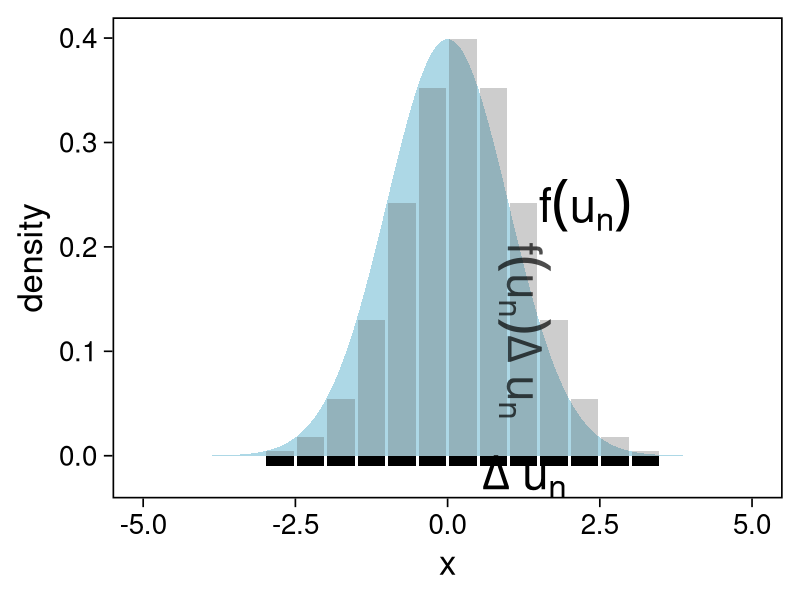
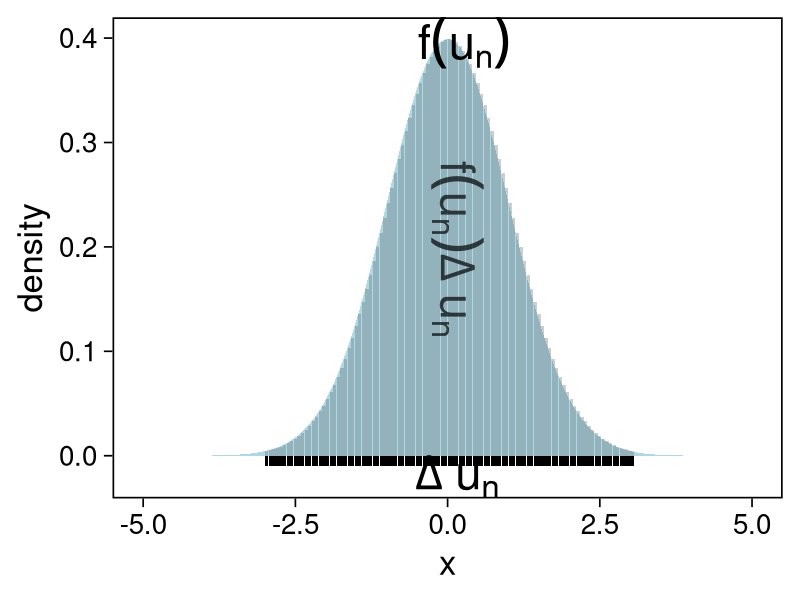
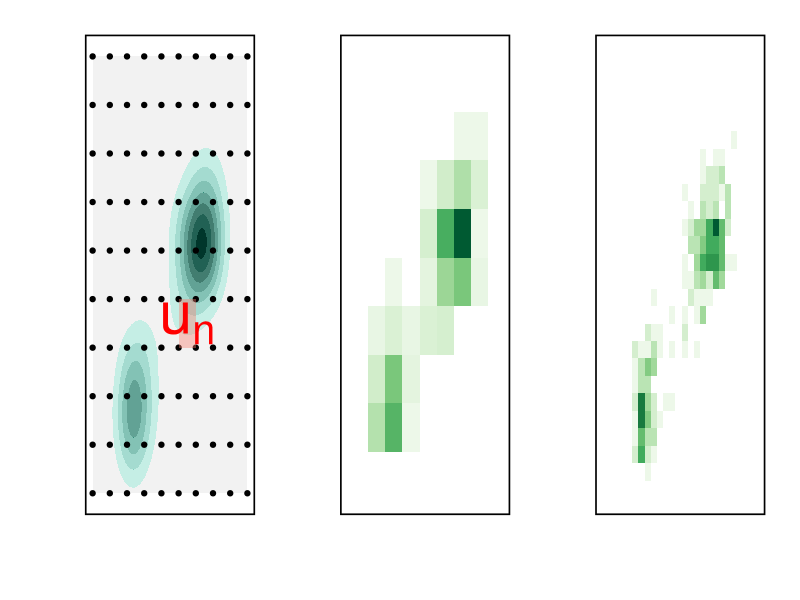
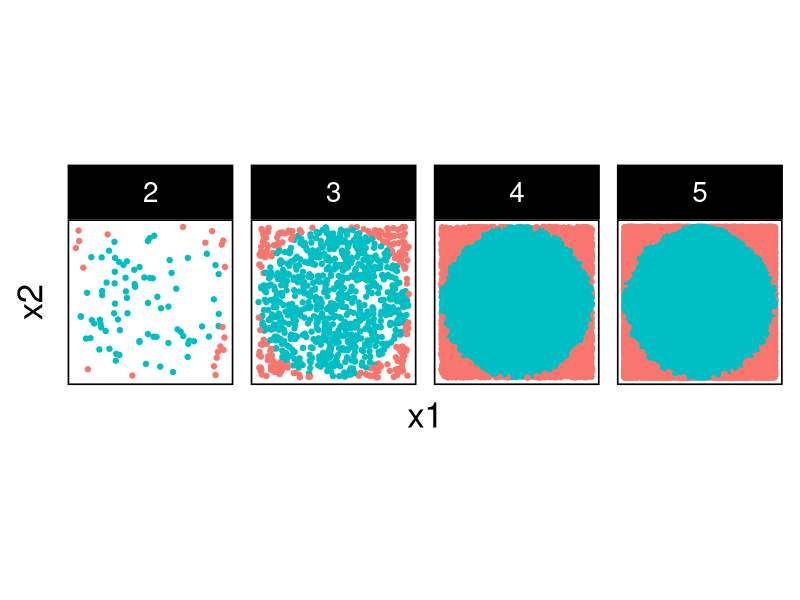
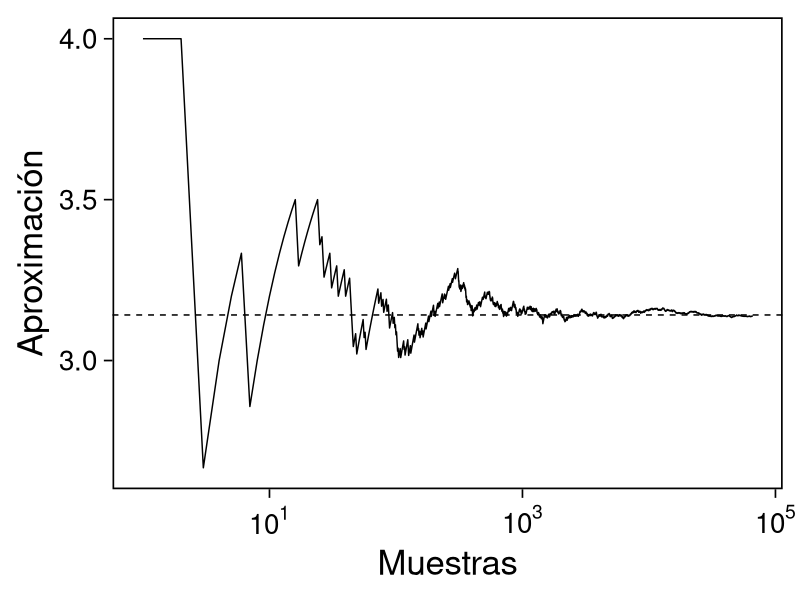
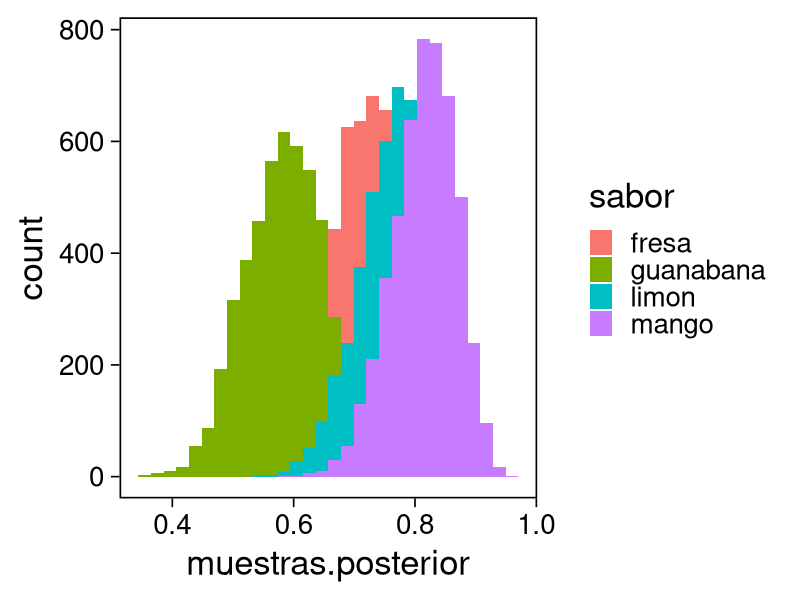
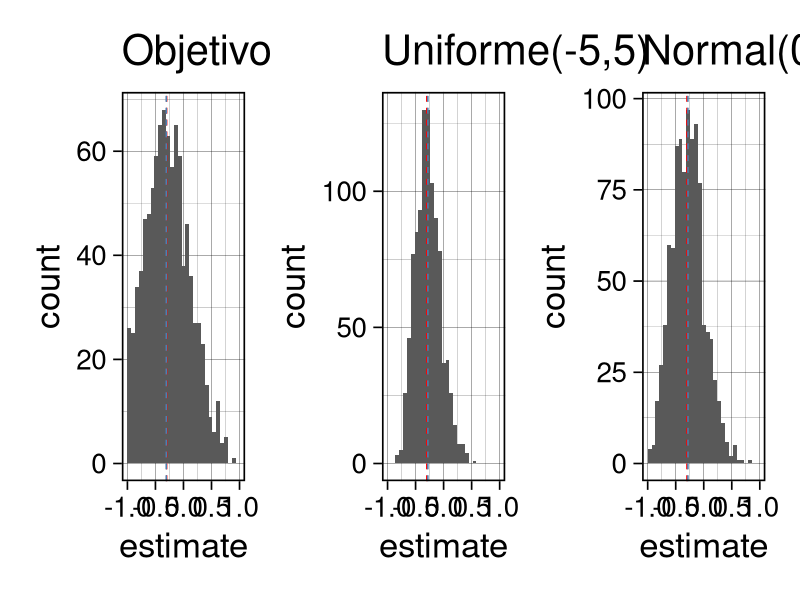

The R script that drew these images, in order:
## Setup --------------------------------------------------

library(tidyverse)
library(patchwork)
library(scales)
## Cambia el default del tamaño de fuente 
theme_set(theme_linedraw(base_size = 25))

## Cambia el número de decimales para mostrar
options(digits = 2)

sin_lineas <- theme(panel.grid.major = element_blank(),
                    panel.grid.minor = element_blank())
color.itam  <- c("#00362b","#004a3b", "#00503f", "#006953", "#008367", "#009c7b", "#00b68f", NA)

sin_lineas <- theme(panel.grid.major = element_blank(), panel.grid.minor = element_blank())
sin_leyenda <- theme(legend.position = "none")
sin_ejes <- theme(axis.ticks = element_blank(), 
      axis.text = element_blank())

## Ejemplo de integracion numerica -----------------------

grid.n          <- 11                 # Número de celdas 
grid.size       <- 6/(grid.n+1)       # Tamaño de celdas en el intervalo [-3, 3]
norm.cuadrature <- tibble(x = seq(-3, 3, by = grid.size), y = dnorm(x) )


norm.density <- tibble(x = seq(-5, 5, by = .01), 
       y = dnorm(x) )

norm.cuadrature |>
  ggplot(aes(x=x + grid.size/2, y=y)) + 
  geom_area(data = norm.density, aes(x = x, y = y), fill = 'lightblue') + 
  geom_bar(stat="identity", alpha = .3) + 
  geom_bar(aes(x = x + grid.size/2, y = -0.01), fill = 'black', stat="identity") + 
  sin_lineas + xlab('x') + ylab("density") + 
  annotate('text', label = expression(Delta~u[n]),
           x = .01 + 5 * grid.size/2, y = -.02, size = 12) + 
  annotate('text', label = expression(f(u[n]) ),
           x = .01 + 9 * grid.size/2, y = dnorm(.01 + 4 * grid.size/2), size = 12) + 
  annotate('text', label = expression(f(u[n]) * Delta~u[n]), 
           x = .01 + 5 * grid.size/2, y = dnorm(.01 + 4 * grid.size/2)/2, 
           angle = -90, alpha = .7, size = 12)

grid.n          <- 101                 # Número de celdas 
grid.size       <- 6/(grid.n+1)       # Tamaño de celdas en el intervalo [-3, 3]
norm.cuadrature <- tibble(x = seq(-3, 3, by = grid.size), y = dnorm(x) )

norm.cuadrature |>
    ggplot(aes(x=x + grid.size/2, y=y)) + 
    geom_area(data = norm.density, aes(x = x, y = y), fill = 'lightblue') + 
    geom_bar(stat="identity", alpha = .3) + 
    geom_bar(aes(x = x + grid.size/2, y = -0.01), fill = 'black', stat="identity") + 
    sin_lineas + xlab('x') + ylab("density") + 
    annotate('text', label = expression(Delta~u[n]),
             x = .01 + 5 * grid.size/2, y = -.02, size = 12) + 
    annotate('text', label = expression(f(u[n]) ),
             x = .01 + 9 * grid.size/2, y = dnorm(.01 + 4 * grid.size/2), size = 12) + 
    annotate('text', label = expression(f(u[n]) * Delta~u[n]), 
             x = .01 + 5 * grid.size/2, y = dnorm(.01 + 4 * grid.size/2)/2, 
             angle = -90, alpha = .7, size = 12)

crear_log_post <- function(n, k){
  function(theta){
    verosim <- k * log(theta) + (n - k) * log(1 - theta)
    inicial <- log(theta)
    verosim + inicial
  }
}

# observamos 3 éxitos en 4 pruebas:
log_post <- crear_log_post(4, 3)
prob_post <- function(x) { exp(log_post(x))}
# integramos numéricamente
p_x <- integrate(prob_post, lower = 0, upper = 1, subdivisions = 100L)
p_x

media_funcion <- function(theta){
  theta * prob_post(theta) / p_x$value
}
integral_media <- integrate(media_funcion,
                            lower = 0, upper = 1,
                            subdivisions = 100L)
media_post <- integral_media$value 
c(Numerico = media_post, Analitico = 5/(2+5))

canvas <- ggplot(faithful, aes(x = eruptions, y = waiting)) +
     xlim(0.5, 6) +
     ylim(40, 110)

    grid.size <- 10 - 1

    mesh <- expand.grid(x = seq(0.5, 6, by = (6-.5)/grid.size),
                        y = seq(40, 110, by = (110-40)/grid.size))

  g1 <- canvas +
      geom_density_2d_filled(aes(alpha = ..level..), bins = 8) +
      scale_fill_manual(values = rev(color.itam)) + 
      sin_lineas + theme(legend.position = "none") +
      geom_point(data = mesh, aes(x = x, y = y)) + 
      annotate("rect", xmin = .5 + 5 * (6-.5)/grid.size, 
                xmax = .5 + 6 * (6-.5)/grid.size, 
                ymin = 40 + 3 * (110-40)/grid.size, 
                ymax = 40 + 4 * (110-40)/grid.size,
                linestyle = 'dashed', 
               fill = 'salmon', alpha = .4) + ylab("") + xlab("") + 
      annotate('text', x = .5 + 5.5 * (6-.5)/grid.size, 
                       y = 40 + 3.5 * (110-40)/grid.size, 
               label = expression(u[n]), color = 'red', size = 15) +
        theme(axis.ticks = element_blank(), 
            axis.text = element_blank())


  g2 <- canvas + 
      stat_bin2d(aes(fill = after_stat(density)), binwidth = c((6-.5)/grid.size, (110-40)/grid.size)) +
      sin_lineas + theme(legend.position = "none") +
      theme(axis.ticks = element_blank(), 
              axis.text = element_blank()) +
      scale_fill_distiller(palette = "Greens", direction = 1) + 
      sin_lineas + theme(legend.position = "none") +
      ylab("") + xlab("")

  g3 <- canvas + 
      stat_bin2d(aes(fill = after_stat(density)), binwidth = c((6-.5)/25, (110-40)/25)) +
      sin_lineas + theme(legend.position = "none") +
      theme(axis.ticks = element_blank(), 
              axis.text = element_blank()) +
      scale_fill_distiller(palette = "Greens", direction = 1) + 
      sin_lineas + theme(legend.position = "none") +
      ylab("") + xlab("")

g1 + g2 + g3

## Integración Monte Carlo ----------------------------------- 
genera_dardos <- function(n = 100){
    tibble(x1 = runif(n, min = -1, max = 1), 
           x2 = runif(n, min = -1, max = 1)) %>% 
      mutate(resultado = ifelse(x1**2 + x2**2 <= 1., 1., 0.))
  }

  dardos <- tibble(n = seq(2,5)) %>% 
    mutate(datos = map(10**n, genera_dardos)) %>% 
    unnest() 

  dardos %>% 
    ggplot(aes(x = x1, y = x2)) + 
      geom_point(aes(color = factor(resultado))) + 
      facet_wrap(~n, nrow = 1) +  
    sin_lineas + sin_ejes + sin_leyenda + coord_equal()

dardos |>
  group_by(n) |>
  summarise(aprox = 4 * mean(resultado)) |>
  as.data.frame()

set.seed(1087)

genera_dardos(n = 2**16) %>% 
  mutate(n = seq(1, 2**16), 
         approx = cummean(resultado) * 4) %>% 
  ggplot(aes(x = n, y = approx)) + 
    geom_line() + 
    geom_hline(yintercept = pi, linetype = 'dashed') + 
    scale_x_continuous(trans='log10', 
                       labels = trans_format("log10", math_format(10^.x))) + 
  ylab('Aproximación') + xlab("Muestras") + sin_lineas

### Ejemplo proporciones ------------------

theta <- rbeta(10000, 5, 2)
media_post <- mean(theta)
momento_2_post <- mean(theta^2)
c(mu_1 = media_post, mu_2 = momento_2_post)

mean(exp(theta) > 2)

### Ejemplo helados -------------------------

datos <- tibble(
  sabor = c("fresa", "limon", "mango", "guanabana"),
  n = c(50, 45, 51, 50), gusto = c(36, 35, 42, 29)) %>% 
  mutate(prop_gust = gusto / n)

datos |>
as.data.frame()

datos <- datos |>
  mutate(a_post = gusto + 2,
         b_post = n - gusto + 1,
         media_post = a_post/(a_post + b_post))
datos |>
  as.data.frame()

modelo_beta <- function(params, n = 5000){
  rbeta(n, params$alpha, params$beta)
}

## Generamos muestras de la posterior
paletas <- datos |>
  mutate(alpha = a_post, beta = b_post) |>
  nest(params.posterior = c(alpha, beta)) |>
  mutate(muestras.posterior = map(params.posterior, modelo_beta)) |>
  select(sabor, muestras.posterior)

paletas |>
  unnest(muestras.posterior) |>
  ggplot(aes(muestras.posterior)) +
  geom_histogram(aes(fill = sabor), position = "identity" ) +
  sin_lineas

## Utilizamos el metodo Monte Carlo para aproximar la integral. 
paletas |>
  unnest(muestras.posterior) |>
  mutate(id = rep(seq(1, 5000), 4)) |> group_by(id) |>
  summarise(favorito = sabor[which.max(muestras.posterior)]) |>
  group_by(favorito) |> tally() |>
  mutate(prop = n/sum(n)) |>
  as.data.frame()

crea_mezcla <- function(weights){
    function(x){
      weights$w1 * dnorm(x, mean = -1.5, sd = .5) +
        weights$w2 * dnorm(x, mean = 1.5, sd = .7)
    }
  }
objetivo <- crea_mezcla(list(w1 = .6, w2 = .4))

muestras_mezcla <- function(id){
  n <- 100
  tibble(u = runif(n)) |>
    mutate(muestras = ifelse(u <= .6,
                             rnorm(1, -1.5, sd = .5),
                             rnorm(1,  1.5, sd = .7))) |>
    pull(muestras)
}

muestras.mezcla <- tibble(id = 1:1000) |>
  mutate(muestras  = map(id, muestras_mezcla)) |>
  unnest(muestras) |>
  group_by(id) |>
  summarise(estimate = mean(muestras))

g0 <- muestras.mezcla |>
  ggplot(aes(estimate)) +
  geom_histogram() +
  geom_vline(xintercept = -1.5 * .6 + 1.5 * .4, lty = 2, color = 'red') +
  geom_vline(xintercept = mean(muestras.mezcla$estimate), lty = 2, color = 'steelblue') +
  xlim(-1, 1) +
  ggtitle("Objetivo")

muestras_uniforme <- function(id){
  n <- 100
  runif(n, -5, 5)
}

muestras.uniforme <- tibble(id = 1:1000) |>
  mutate(muestras  = map(id, muestras_uniforme)) |>
  unnest(muestras) |>
  mutate(pix = objetivo(muestras),
         gx  = dunif(muestras, -5, 5),
         wx  = pix/gx) |>
  group_by(id) |>
  summarise(estimate = sum(muestras * wx)/sum(wx))

g1 <- muestras.uniforme |>
  ggplot(aes(estimate)) +
  geom_histogram() +
  geom_vline(xintercept = -1.5 * .6 + 1.5 * .4, lty = 2, color = 'red') +
  geom_vline(xintercept = mean(muestras.uniforme$estimate), lty = 2, color = 'steelblue') +
  xlim(-1, 1) +
  ggtitle("Uniforme(-5,5)")

muestras_importancia <- function(id){
  n <- 100
  rnorm(n, 0, sd = 1)
}  

muestras.normal  <- tibble(id = 1:1000) |>
  mutate(muestras  = map(id, muestras_importancia)) |>
  unnest(muestras) |>
  mutate(pix = objetivo(muestras),
         gx  = dnorm(muestras, 0, sd = 1),
         wx  = pix/gx) |>
  group_by(id) |>
  summarise(estimate = sum(muestras * wx)/sum(wx))

g2  <- muestras.normal |> ggplot(aes(estimate)) +
  geom_histogram() +
  geom_vline(xintercept = -1.5 * .6 + 1.5 * .4, lty = 2, color = 'red') +
  geom_vline(xintercept = mean(muestras.normal$estimate), lty = 2, color = 'steelblue') +
  xlim(-1, 1) +
  ggtitle("Normal(0, 2)")

g0 + g1 + g2
